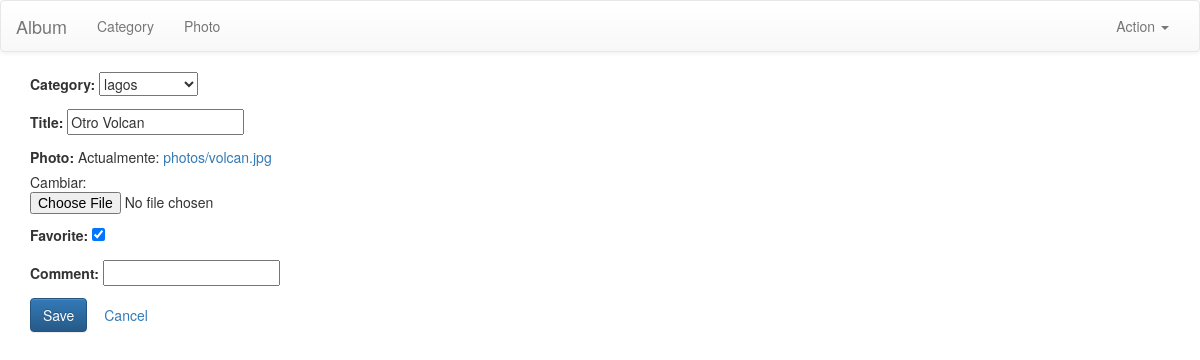
The app's page /album/photo/3/update/ with its own data.
### album/models.py (models this page shows, shortened)
class Photo(models.Model):
    category = models.ForeignKey('Category', on_delete=models.PROTECT )
    title = models.CharField(max_length=50, default='No title')
    photo = models.ImageField(upload_to='photos/')
    pub_date = models.DateField(auto_now_add=True)
    favorite = models.BooleanField(default=False)
    comment = models.CharField(max_length=200, blank=True)

### album/views.py (the view)
# urls.py: path('photo/<int:pk>/update/', views.PhotoUpdate.as_view(), name='photo-update'),
class PhotoUpdate(UpdateView):
	model = Photo
	fields = '__all__'

### album/models.py (called while the page is built)
    def __str__(self):
        return self.name

### album/templates/album/photo_form.html
{% extends "base.html" %}
{% block maincontent %}
    <form enctype="multipart/form-data" method="post">{% csrf_token %}
        {{ form.as_p }}
        <button type="submit" class="btn btn-primary">Save</button>
        <a class='btn' href="{% url 'photo-list' %}">Cancel</a>
    </form>
{% endblock maincontent%}

### records on screen
Photo: category "lagos", title "Otro Volcan", favorite "☑"
